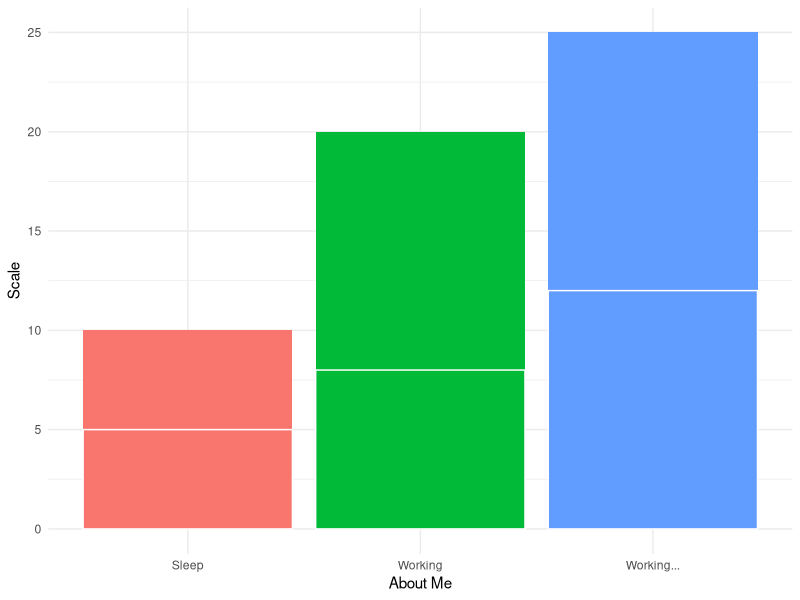

The R source for this figure:
## ---- chunk 1
knitr::opts_chunk$set(echo = FALSE, include = TRUE)
library(ggplot2)
## ---- chunk 2
data <- data.frame(
  category = c( "Sleep","Working", "Working..."),
  value1 = c(10, 20, 25),
  value2 = c(5, 8, 12)
)


ggplot(data, aes(category, fill = category)) +
  geom_bar(aes(y = value1), stat = "identity") +
  geom_bar(aes(y = value2), stat = "identity", color = "white") +
  labs(x = "About Me", y = "Scale") +
  theme_minimal() +
  theme(legend.position = "none")
